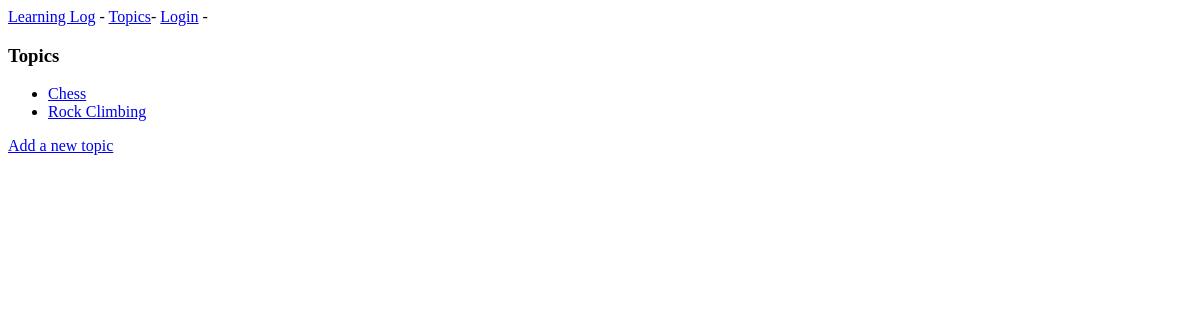
/topics/, run on an earlier commit of the app's database.
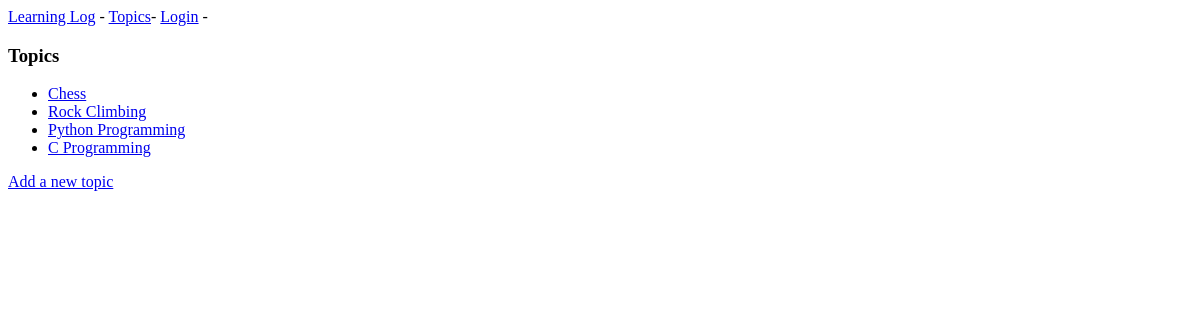
And on a later commit of the database.
### learning_logs/models.py (models this page shows)
class Topic(models.Model):
  text = models.CharField(max_length=255)
  date_added = models.DateTimeField(auto_now_add=True)
  def __str__(self):
    return self.text

### learning_logs/views.py (the view)
# urls.py: path('topics/', views.topics, name='topics'),
def topics(request):
  topics = Topic.objects.order_by('date_added')
  context = {'topics': topics}
  return render(request, 'learning_logs/topics.html', context)

### learning_logs/templates/learning_logs/topics.html
{% extends 'learning_logs/base.html' %}
{% block content %}
<h3>Topics</h3>
<ul>
  {% for topic in topics %}
    <li>
       <a href="{% url 'learning_logs:topic' topic.id %}">{{ topic }}</a>
    </li>
  {% empty %}
    <li>No topics available.</li>
  {% endfor %}
</ul>
 <a href="{% url 'learning_logs:new_topic' %}">Add a new topic</a>
{% endblock content %}

### learning_logs/templates/learning_logs/base.html
  <p>
  <a href="{% url 'learning_logs:index' %}">Learning Log</a> -
  <a href="{% url 'learning_logs:topics' %}">Topics</a>-
  {% if user.is_authenticated %}
    Hello, {{ user.username }}!
    <a href="{% url 'users:logout' %}">Log out</a>
  {% else %}
    <a href="{% url 'users:login' %}">Login</a> -
  {% endif %}
 </p>
 {% block content %}{% endblock content %}

What changed in the data, as far as the page shows it:
added Topic: text "Python Programming"
added Topic: text "C Programming"
